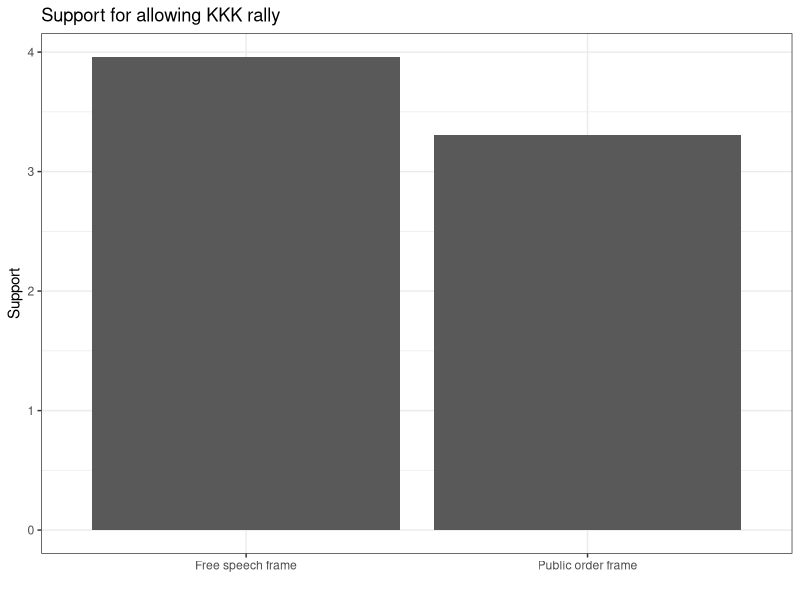
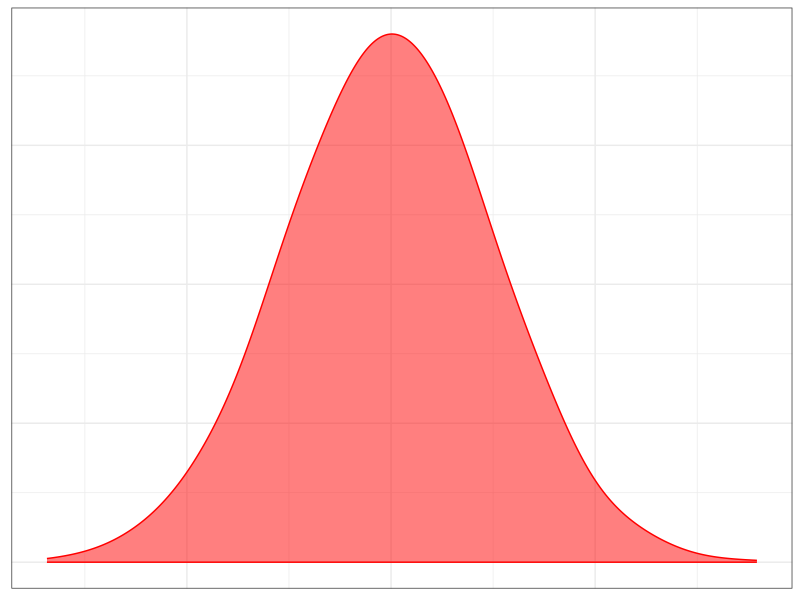
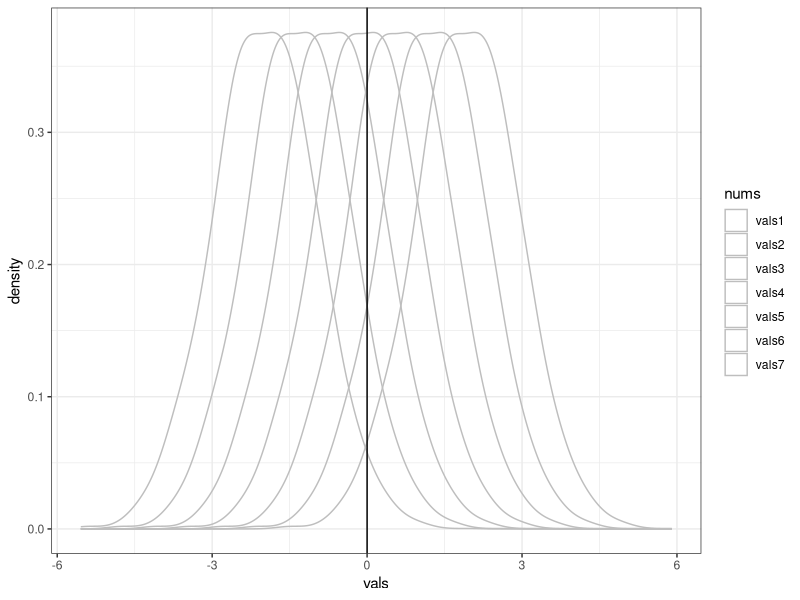
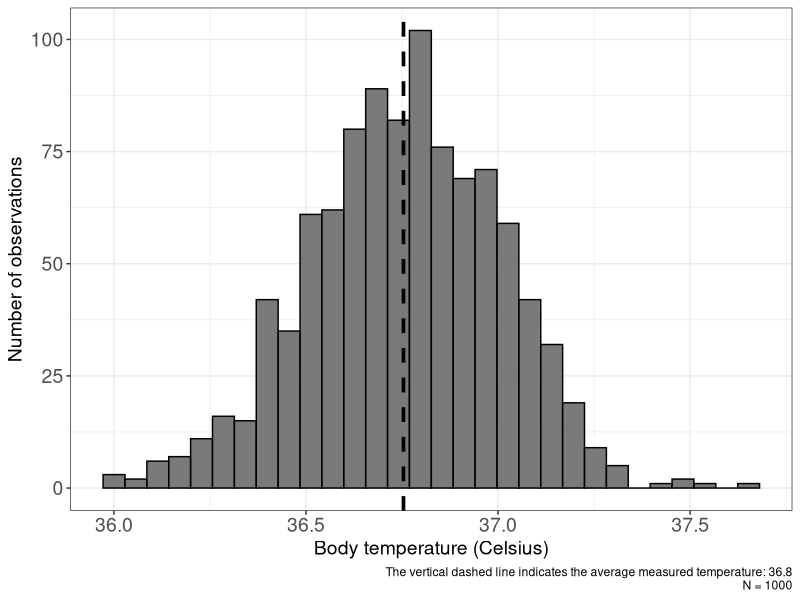
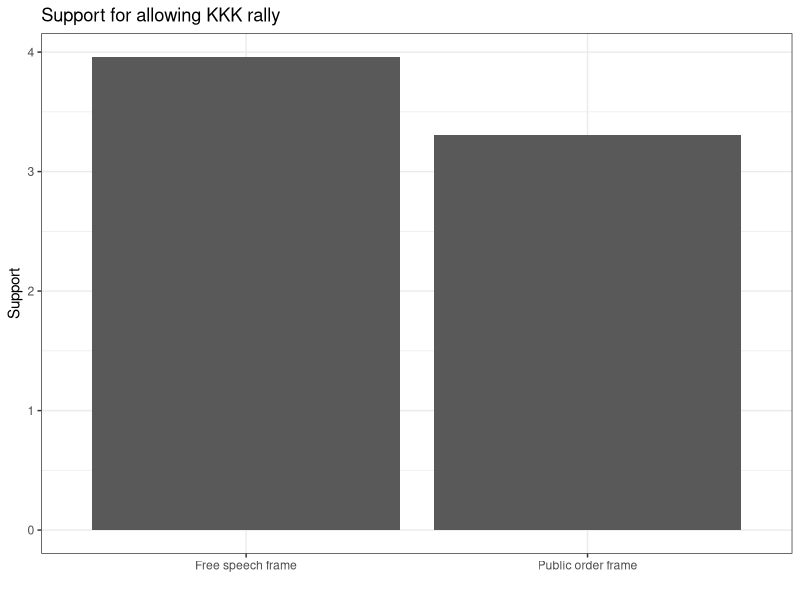
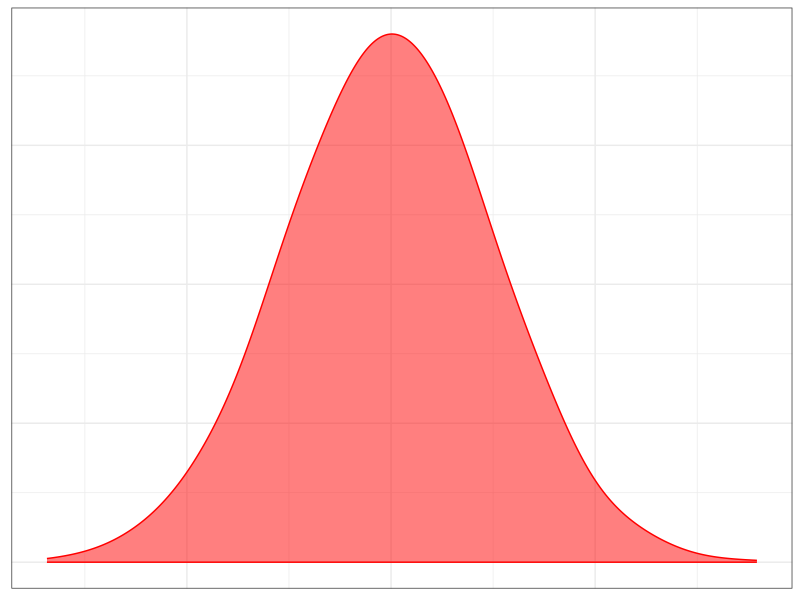
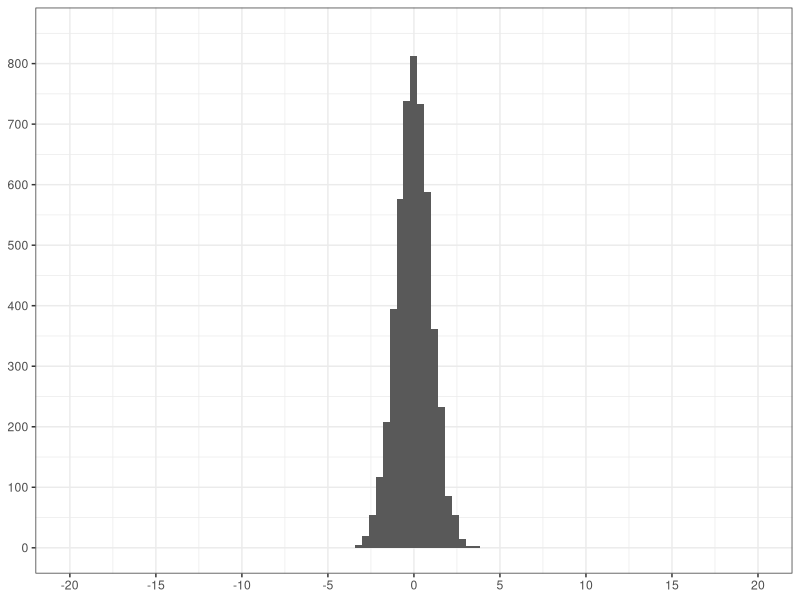
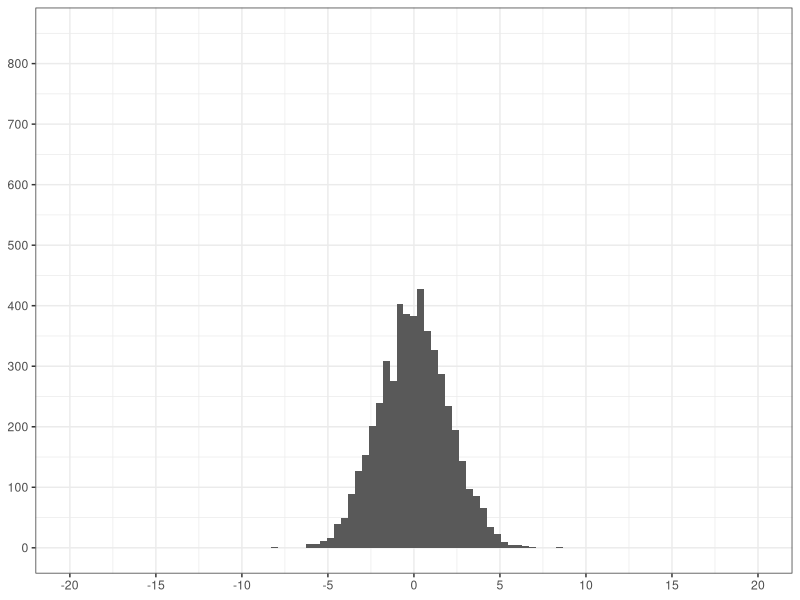

The R script that drew these images, in order:

# Graphs for Intro to quant. methods course, 2021
#################################################

library(tidyverse)

setwd("/Users/carloknotz/Documents/Work/Stavanger/Teaching/Statistics/Slides")

# Example: News framing experiment
rally <- data.frame(rally = c(3.96,3.31),
                    speech = c(4.17,3.54),
                    treat = c("free","order"))

rally %>% 
  pivot_longer(cols = c("rally","speech"),
               names_to = "outcome",
               values_to = "value") %>% 
  filter(outcome=="rally") %>% 
  ggplot(aes(x=treat,y=value)) +
    geom_bar(stat = "identity") +
    scale_x_discrete(labels = c("Free speech frame",
                                "Public order frame")) +
  ylab("Support") +
  xlab("") +
  labs(title = "Support for allowing KKK rally") +
  theme_bw() +
  theme(legend.position = "bottom",
        legend.title = element_blank())
  ggsave("rallygraph.pdf")
  
  
  
# Example: Normal distribution
set.seed(42)  
nodist <- data.frame(vals = rnorm(5000,
                                  sd = 2),
                     id = seq(1,5000,1))

nodist %>% 
  ggplot(aes(x=vals)) +
    stat_density(adjust = 2,
                 alpha = .5,
                 color = "red",
                 fill = "red") +
  theme_bw() +
  theme(axis.text = element_blank(),
        axis.title = element_blank(),
        axis.ticks = element_blank())
  ggsave("snorm.pdf")
    
    
# Visualization, confidence intervals
set.seed(17)
cidist <- data.frame(vals1 = rnorm(5000,
                                   mean = 1.96,
                                  sd = 1),
                     id = seq(1,5000,1))
  
cidist$vals2 <- cidist$vals1 - 0.6533333
cidist$vals3 <- cidist$vals2 - 0.6533333
cidist$vals4 <- cidist$vals3 - 0.6533333
cidist$vals5 <- cidist$vals4 - 0.6533333
cidist$vals6 <- cidist$vals5 - 0.6533333
cidist$vals7 <- cidist$vals6 - 0.6533333
    
    
cidist %>% 
  pivot_longer(cols = starts_with("vals"),
               values_to = "vals",
               names_to = "nums") %>% 
  ggplot(aes(x=vals,color = nums)) +
    geom_density(stat = "density",
                 adjust = 1.5) + 
    #geom_vline(xintercept = 1.96) +
    #geom_vline(xintercept = -1.96) +
    geom_vline(xintercept = 0) +
  scale_color_manual(values = c("gray","gray","gray","gray","gray","gray","gray")) +
  theme_bw()
  

# Graphs to illustrate differences in spread
############################################

# w/o SD
set.seed(42)  

for(i in seq(1,5,1)){
nodist <- data.frame(vals = rnorm(5000,
                                  sd = i),
                     id = seq(1,5000,1))

nodist %>% 
  ggplot(aes(x=vals)) +
  geom_histogram(bins = 100) +
  scale_x_continuous(limits = c(-20,20),
                     breaks = seq(-20,20,5)) +
  scale_y_continuous(limits = c(0,850),
                     breaks = seq(0,800,100)) +
  theme_bw() +
  theme(axis.title = element_blank())
ggsave(paste0("sd_",i,".pdf"))
}

# w/ sd
for(i in c(1.5,5)){
nodist <- data.frame(vals = rnorm(5000,
                                  sd = i,
                                  mean = 178),
                     id = seq(1,5000,1))

nodist %>% 
  ggplot(aes(x=vals)) +
  geom_histogram(bins = 100) +
  scale_x_continuous(limits = c(160,200),
                     breaks = seq(160,200,10)) +
  scale_y_continuous(limits = c(0,600),
                     breaks = seq(0,600,100)) +
  labs(title = paste0("Variance = ",round(var(nodist$vals), digits = 2),
                      "\n Standard deviation = ",round(sd(nodist$vals), digits = 2)),
       caption = "N = 5000",
       x = "Body height (cm)", y = "Observations") +
  theme_bw() +
  theme(axis.ticks = element_blank(),
        axis.text = element_text(size = 14),
        axis.title = element_text(size=14))
ggsave(paste0("sd_",i,"_no.pdf"))
}

# Temperature distribution
temp <- data.frame(temp = rnorm(1000,
                                mean = 36.75,
                                sd = .25))

temp %>% 
  ggplot(aes(x=temp)) +
    geom_histogram(colour = "black", alpha = .8) +
    geom_vline(xintercept = mean(temp$temp),
               linetype = "dashed", size = 1.25) +
    labs(x = "Body temperature (Celsius)",
         y = "Number of observations",
         caption = paste0("The vertical dashed line indicates the average measured temperature: ",
                          round(mean(temp$temp),digits = 1),
                          "\n N = 1000")) +
    theme_bw() +
    theme(axis.text = element_text(size = 14),
          axis.title = element_text(size=14))
    ggsave("tempdist.pdf")
